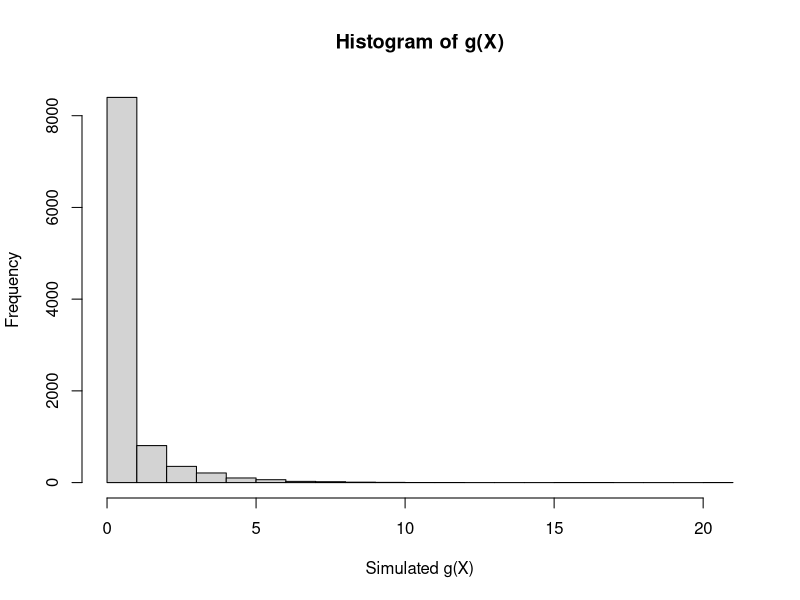
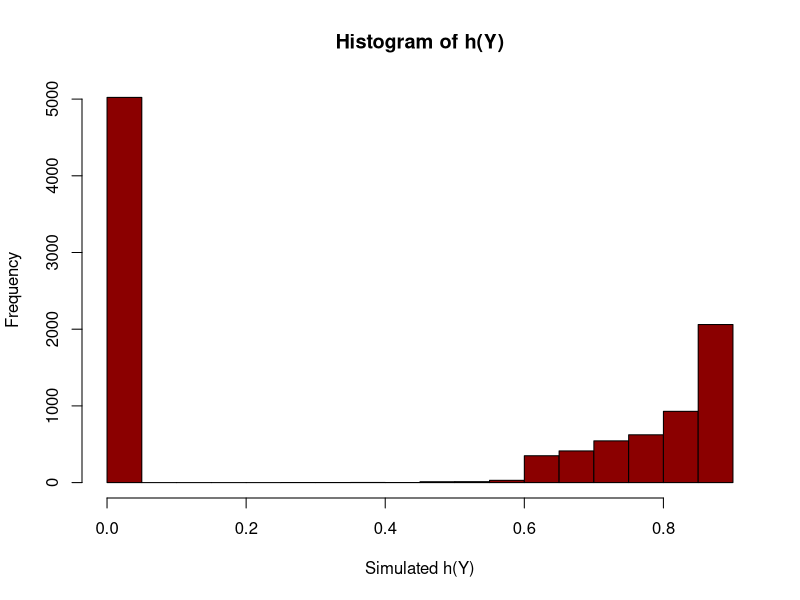
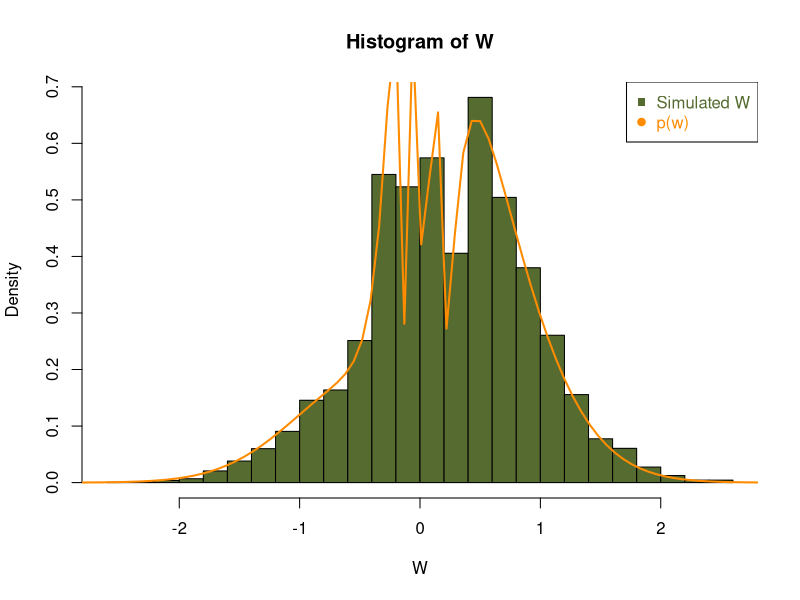

R code for these plots, in order:
## ---- chunk 1
rm(list=ls(all=T)) #clears your workspace
## ---- chunk 2
g <- function(X) {return(X^2 * as.numeric(X>1))}

hist(g(rnorm(10000)), xlab = "Simulated g(X)",
     main = "Histogram of g(X)")
## ---- chunk 3
h <- function(Y) {return(g(Y)*exp(0.5-Y))}

hist(h(rnorm(10000,mean=1)), xlab = "Simulated h(Y)",
     main = "Histogram of h(Y)", col = "darkred")
## ---- chunk 4
set.seed(68)
I_IS <- mean(h(rnorm(10000,mean=1)))
cat("By Importance Sampling, I is approximated to be", I_IS)
## ---- chunk 5
gg <- function(x) {return(g(x)*dnorm(x,mean=0,sd=1))}
I_true <- integrate(gg, lower=-Inf, upper=Inf)
truth <- I_true$value
print(paste("The true I is:", truth, 
            "with absolute error <", I_true$abs.error))
eps <- mean(g(rnorm(10000)))-truth
cat("Naive Simulation: approximation error =",eps,"\n")
cat("Importance Sampling: approximation error =",
    I_IS-truth)
## ---- chunk 6
set.seed(44)
U <- runif(10000)
I_anti <- mean(g(c(qnorm(U), qnorm(1-U))))
cat("By Antithetic Variables: I =", I_anti)
## ---- chunk 7
cat("Antithetic Variables: approximation error =",
    I_anti - truth)
## ---- chunk 8
set.seed(29)
UU <- runif(10000)
Y <- c(qnorm(UU,mean=1), qnorm(1-UU,mean=1))
I_comb <- mean(h(Y))
cat("By Combined Method: I =", I_comb)
## ---- chunk 9
COMPARE <- data.frame("Approximation Error" = c(eps,
                                                I_IS-truth,
                                              I_anti-truth,
                                            I_comb-truth))
rownames(COMPARE) <- c("Naive Simulation",
                       "Importance Sampling",
                       "Antithetic Variables",
                       "Combined")
COMPARE
## ---- chunk 10
f <- function(w){return((2+sin(1/w))*exp(-w^2))}
S <- integrate(f, lower=-Inf, upper=Inf)
S 
S <- S$value
## ---- chunk 11
# proposal distribution
G <- function(z,w) {return(dnorm(z, w, 1))}
judge <- function(Z,W) {return(f(Z)*G(Z,W)/(f(W)*G(W,Z)))}

# simulate
N <- 10000
W <- c(1, rep(0,N-1))
for (t in 1:(N-1))
{
  Z <- rnorm(1, W[t], 1)
  V <- runif(1)
  W[t+1] <- ifelse(V < judge(Z,W[t]), Z, W[t])
}

# histogram
hist(W[-c(1:2000)], breaks = 20, probability = TRUE,
     col = "darkolivegreen",
     main = "Histogram of W", xlab = "W")
lines(ww <- seq(-3,3,by=0.07), f(ww)/S, 
      col="darkorange", lwd=2)
legend("topright",
       legend = c("Simulated W", "p(w)"),
       col = c("darkolivegreen", "darkorange"),
       text.col = c("darkolivegreen", "darkorange"),
       pch = c(15, 19))
